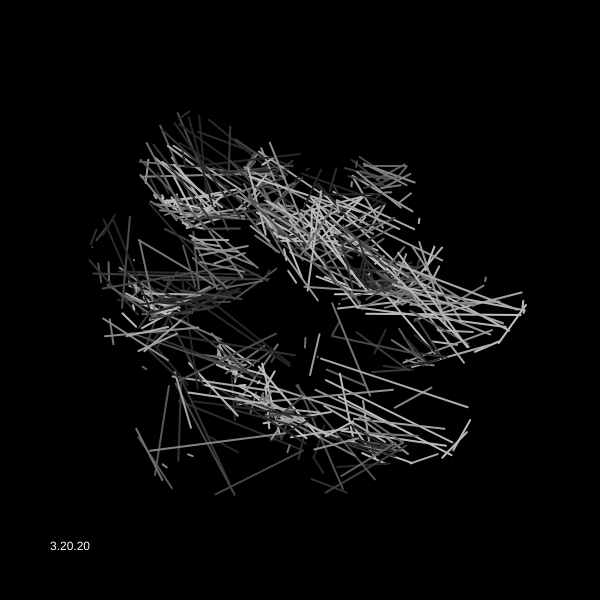
Frame 1 (no input)
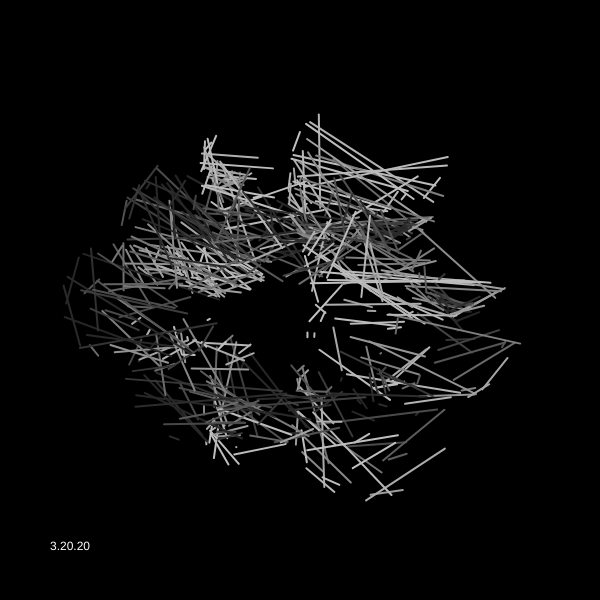
Frame 60 (no input)
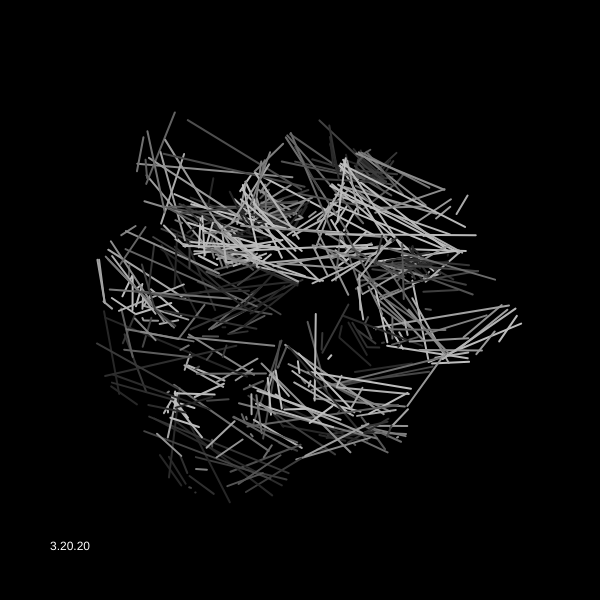
Frame 120 (the mouse pressed at the canvas centre since frame 60)

The p5.js sketch that drew these frames (run headless with seeded random() and noise() and a simulated clock; from frame 60 on, the mouse is pressed at the canvas centre):

// p5.js sketch
// ── sketch.js
// fork and port of MiniPear's Waltz of the Circles -- http://openprocessing.org/sketch/748916
// by MiniPear -- https://www.openprocessing.org/user/144707
// based on: https://observablehq.com/@rreusser/instanced-webgl-circles

const MAX_CIRCLE_CNT = 800;
const MIN_CIRCLE_CNT = 1;
const MAX_VERTEX_CNT = 20;
const MIN_VERTEX_CNT = 3;
var circleCnt, vertexCnt;

function setup() {
	createCanvas(600, 600);
	strokeWeight(2);
	colorMode(HSB);
}

function draw() {
	background(0);
	noStroke();
	fill(0, 0, 360);
	text("3.20.20", 50, height - 50);
	translate(width / 2, height / 2);

	let xoffset = float(abs(100 - width / 2), yoffset = abs(height - height / 2));
	circleCnt = int(map(xoffset, 0, width / 2, MAX_CIRCLE_CNT, MIN_CIRCLE_CNT));
	vertexCnt = int(map(yoffset, 0, height / 2, MAX_VERTEX_CNT, MIN_VERTEX_CNT));

	for (var ci = 0; ci < circleCnt; ci++) {
		let time = float(frameCount)/40;
		let thetaC = float(map(ci, 0, circleCnt, -3, TAU));
		let scale = float(200.0);

		let circleCenter = getCenterByTheta(thetaC, time, scale);
		let circleSize = float(getSizeByTheta(thetaC, time, scale));
		let c = getColorByTheta(thetaC, time);

		stroke(c);
		strokeWeight(2);
		fill(c);
		beginShape();
		for (let vi = 1; vi < vertexCnt; vi++) {
			let thetaV = float(map(random(0, vertexCnt-1), 0, vertexCnt, 0, TAU));
			let thetaV2 = float(map(random(0, vertexCnt-1), 0, vertexCnt, 0, TAU));
			let x = float(circleCenter.x + cos(thetaV) * circleSize*1.25);
			let y = float(circleCenter.y + sin(thetaV) * circleSize);
			let x2 = float(circleCenter.x + cos(thetaV2) * circleSize*1.25);
			let y2 = float(circleCenter.y + sin(thetaV2) * circleSize);
			line(x, y, x2, y2)
		}
		endShape(CLOSE);
	}


}



function getCenterByTheta(theta, time, scale) {
	let direction = createVector(cos(theta), sin(theta));
	let distance = float(0.6 + 0.2 * cos(theta * 6.0 + cos(theta * 8.0 + time)));
	let circleCenter = p5.Vector.mult(direction, distance*scale) 
	return circleCenter;
}

function getSizeByTheta(theta, time, scale) {
	let offset = float(0.2 + 0.12 * cos(theta * 9.0 - time * 2.0));
	let circleSize = float(scale * offset);
	return circleSize;
	}

function getColorByTheta(theta, time) {
	let th = float(8.0 * theta + time * 2.0);
	let r = float(0.6 + 0.4 * cos(th)); 
	let g = 0.6 + 0.4 * cos(th - PI / 3);
	let b = 0.6 + 0.4 * cos(th - PI * 2.0 / 3.0); 
	let  alpha = map(circleCnt, MIN_CIRCLE_CNT, MAX_CIRCLE_CNT, 150, 30);
	return color(r * 75);
}
